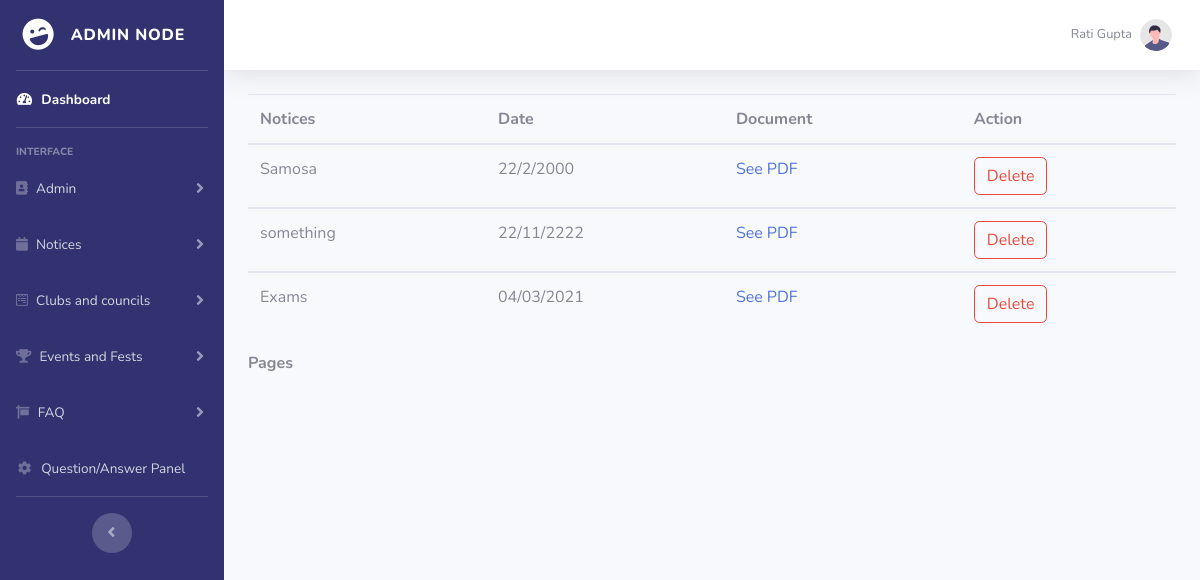
The page /view_notice.php (signed in) on the database as committed earlier.
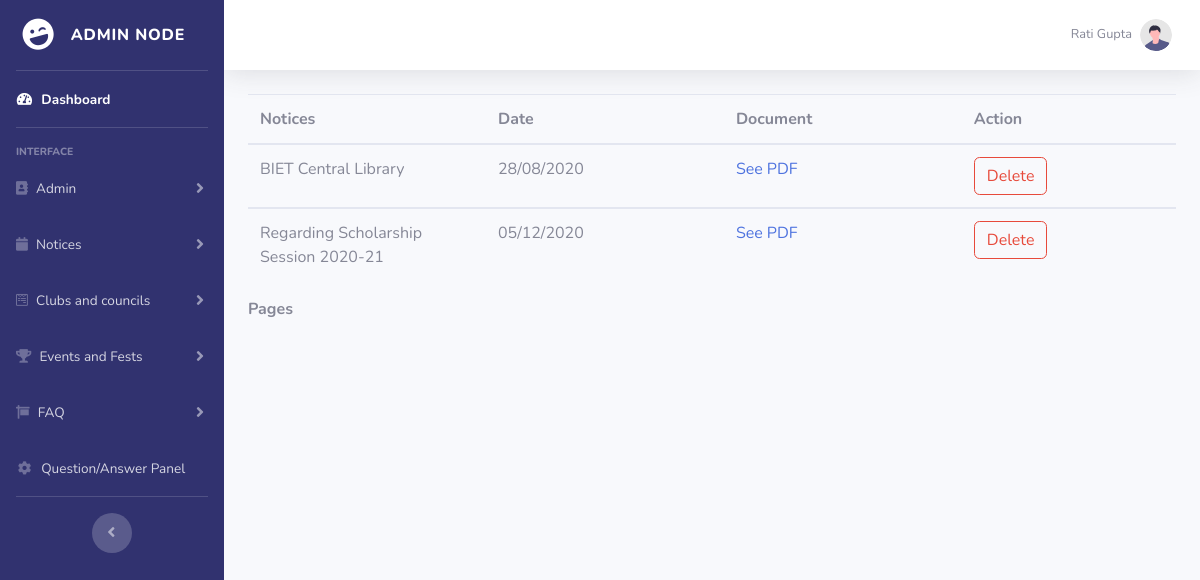
The same page on the database as committed later.
### tables this page shows
CREATE TABLE `notice` (
  `notice_id` int(11) NOT NULL,
  `title` varchar(500) NOT NULL,
  `date` varchar(20) NOT NULL,
  `npdf` varchar(1000) NOT NULL
);

### view_notice.php (the view, shortened to what this page needs)
<!DOCTYPE html>
<html lang="en">
<head>
    <link href="vendor/fontawesome-free/css/all.min.css" rel="stylesheet" type="text/css">
    <link href="css/sb-admin-2.min.css" rel="stylesheet">
</head>
<body id="page-top">
    <div id="wrapper">
        <?php
        include 'include/sidebar.php'
        ?>
        <div id="content-wrapper" class="d-flex flex-column">
            <div id="content">
                <?php
                include 'include/topbar.php'
                ?>
                <div class="container-fluid">
                    <?php
                    include 'conn.php';
                    if (isset($_GET["page"])) {
                        $page = $_GET["page"];
                    } else {
                        $page = 1;
                    };
                    $start_from = ($page - 1) * 20;
                    $sql = "select * from notice ORDER BY notice_id DESC LIMIT $start_from, 20";
                    $rs_result = mysqli_query($con, $sql);
                    ?>
                    <table class="table">
                        <thead>
                            <tr>
                                <th width="20%">Notices</th>
                                <th width="20%">Date</th>
                                <th width="20%">Document</th>
                                <th colspan=2 width="18%">Action</th>
                            </tr>
                        </thead>
                        <?php
                        while ($row = mysqli_fetch_assoc($rs_result)) {
                        ?>
                            <tbody>
                                <tr>
                                    <td> <?php echo $row["title"]; ?> </td>
                                    <td> <?php echo $row["date"]; ?> </td>
                                    <td><a href="npdf/<?php echo $row["npdf"]; ?>" target="_blank">See PDF </a></td>
                                    <td><a class="btn btn-outline-danger" href='noticedelete.php?key1=<?php echo $row["notice_id"]; ?>'>Delete</a>
                                    </td>
                                </tr>
                            </tbody>
                        <?php
                        };
                        ?>
                    </table>
                    <strong>Pages </strong>
                </div>
            </div>
        </div>
    </div>
</body>
</html>

Rows that differ between the two databases and show on the page:
removed notice: title "Samosa", date "22/2/2000"
removed notice: title "something", date "22/11/2222"
removed notice: title "Exams", date "04/03/2021"
added notice: title "BIET Central Library", date "28/08/2020"
added notice: title "Regarding Scholarship Session 2020-21", date "05/12/2020"
